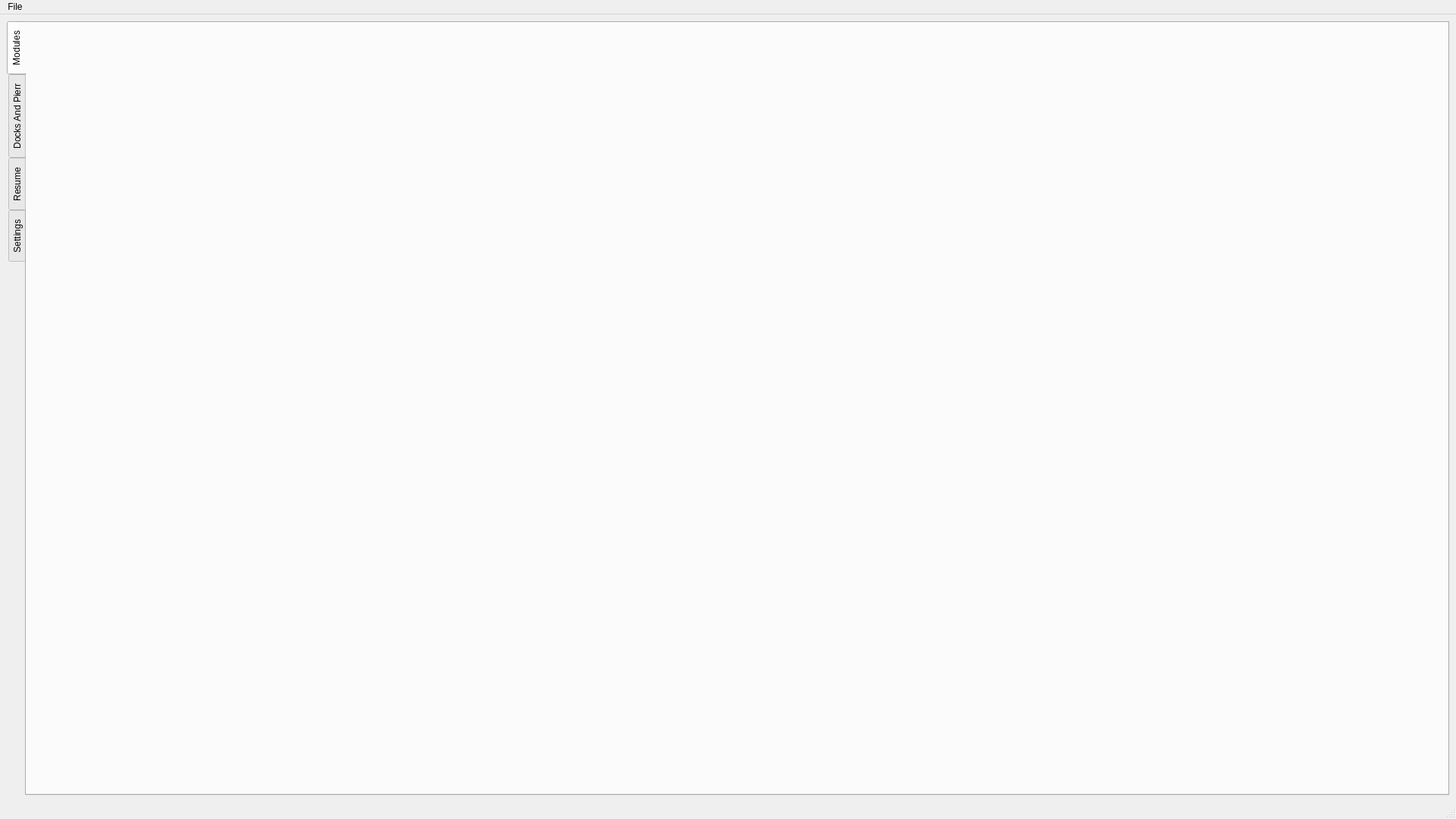
<?xml version="1.0" encoding="UTF-8"?>
<ui version="4.0">
 <class>MainWindow</class>
 <widget class="QMainWindow" name="MainWindow">
  <property name="geometry">
   <rect>
    <x>0</x>
    <y>0</y>
    <width>1920</width>
    <height>1080</height>
   </rect>
  </property>
  <property name="sizePolicy">
   <sizepolicy hsizetype="Preferred" vsizetype="Preferred">
    <horstretch>0</horstretch>
    <verstretch>0</verstretch>
   </sizepolicy>
  </property>
  <property name="windowTitle">
   <string>MainWindow</string>
  </property>
  <widget class="QWidget" name="centralwidget">
   <property name="sizePolicy">
    <sizepolicy hsizetype="Preferred" vsizetype="Preferred">
     <horstretch>0</horstretch>
     <verstretch>0</verstretch>
    </sizepolicy>
   </property>
   <layout class="QGridLayout" name="gridLayout">
    <property name="sizeConstraint">
     <enum>QLayout::SizeConstraint::SetMaximumSize</enum>
    </property>
    <item row="0" column="0">
     <widget class="QTabWidget" name="tabWidget">
      <property name="layoutDirection">
       <enum>Qt::LayoutDirection::LeftToRight</enum>
      </property>
      <property name="tabPosition">
       <enum>QTabWidget::TabPosition::West</enum>
      </property>
      <property name="tabShape">
       <enum>QTabWidget::TabShape::Rounded</enum>
      </property>
      <property name="currentIndex">
       <number>0</number>
      </property>
      <widget class="QWidget" name="wares_selection_tab">
       <attribute name="title">
        <string>Modules</string>
       </attribute>
       <layout class="QGridLayout" name="ware_selection_tab_layout">
        <property name="sizeConstraint">
         <enum>QLayout::SizeConstraint::SetMinimumSize</enum>
        </property>
       </layout>
      </widget>
      <widget class="QWidget" name="docks_and_pierr_tab">
       <attribute name="title">
        <string>Docks And Pierr</string>
       </attribute>
       <layout class="QGridLayout" name="dock_and_pierr_tab_layout"/>
      </widget>
      <widget class="QWidget" name="resume_tab">
       <attribute name="title">
        <string>Resume</string>
       </attribute>
       <layout class="QGridLayout" name="resume_tab_layout"/>
      </widget>
      <widget class="QWidget" name="settings_tab">
       <attribute name="title">
        <string>Settings</string>
       </attribute>
       <layout class="QVBoxLayout" name="settings_tab_layout"/>
      </widget>
     </widget>
    </item>
   </layout>
  </widget>
  <widget class="QMenuBar" name="menubar">
   <property name="geometry">
    <rect>
     <x>0</x>
     <y>0</y>
     <width>1920</width>
     <height>23</height>
    </rect>
   </property>
   <widget class="QMenu" name="menu_file">
    <property name="title">
     <string>File</string>
    </property>
    <addaction name="action_export"/>
   </widget>
   <addaction name="menu_file"/>
  </widget>
  <widget class="QStatusBar" name="statusbar"/>
  <action name="action_export">
   <property name="text">
    <string>Export</string>
   </property>
  </action>
 </widget>
 <resources/>
 <connections/>
</ui>
